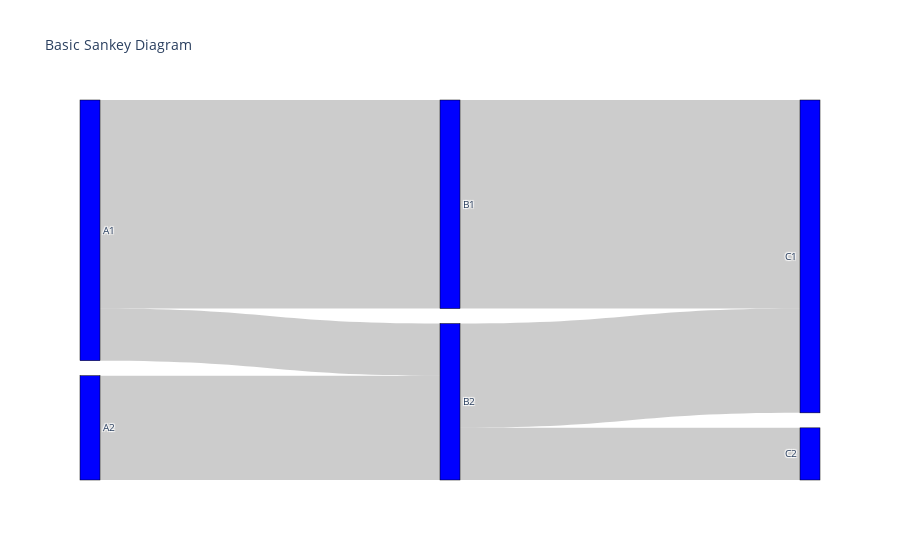

The cell this chart's notebook holds for it:
### Code cell
fig = go.Figure(data=[go.Sankey(
    node = dict(
      pad = 15,
      thickness = 20,
      line = dict(color = "black", width = 0.5),
      label = ["A1", "A2", "B1", "B2", "C1", "C2"],
      color = "blue"
    ),
    link = dict(
      source = [0, 1, 0, 2, 3, 3], # indices correspond to labels, eg A1, A2, A2, B1, ...
      target = [2, 3, 3, 4, 4, 5],
      value = [8, 4, 2, 8, 4, 2]
  ))])

fig.update_layout(title_text="Basic Sankey Diagram", font_size=10)
fig.show()

### Figure 1 — Plotly figure (JSON) as saved in the notebook; plotly's stock layout.template omitted (floating-point values rounded to 4 significant figures)
{"data": [{"link": {"source": [0, 1, 0, 2, 3, 3], "target": [2, 3, 3, 4, 4, 5], "value": [8, 4, 2, 8, 4, 2]}, "node": {"color": "blue", "label": ["A1", "A2", "B1", "B2", "C1", "C2"], "line": {"color": "black", "width": 0.5}, "pad": 15, "thickness": 20}, "type": "sankey"}], "layout": {"font": {"size": 10}, "title": {"text": "Basic Sankey Diagram"}}}
